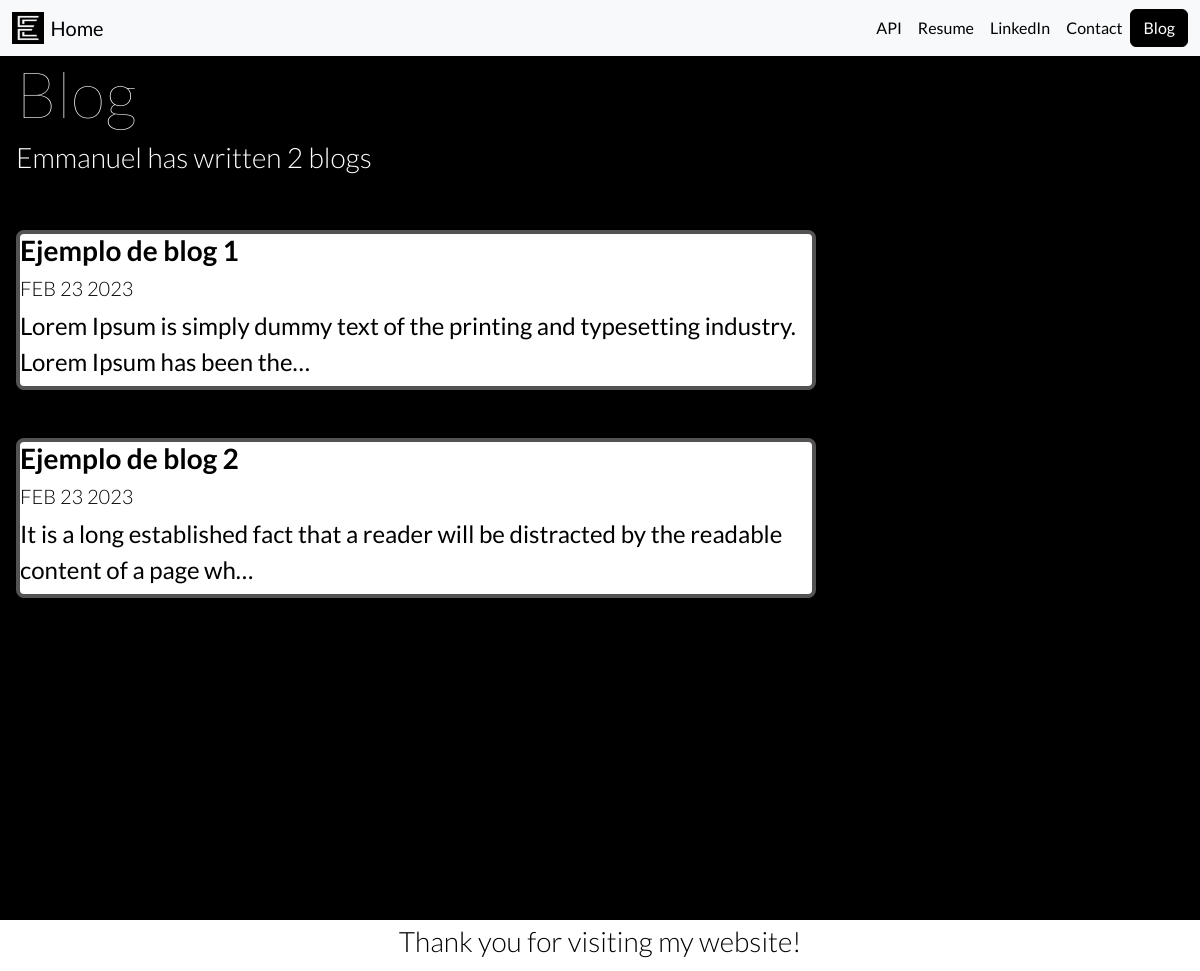
The page /blog/ on the database as committed earlier.
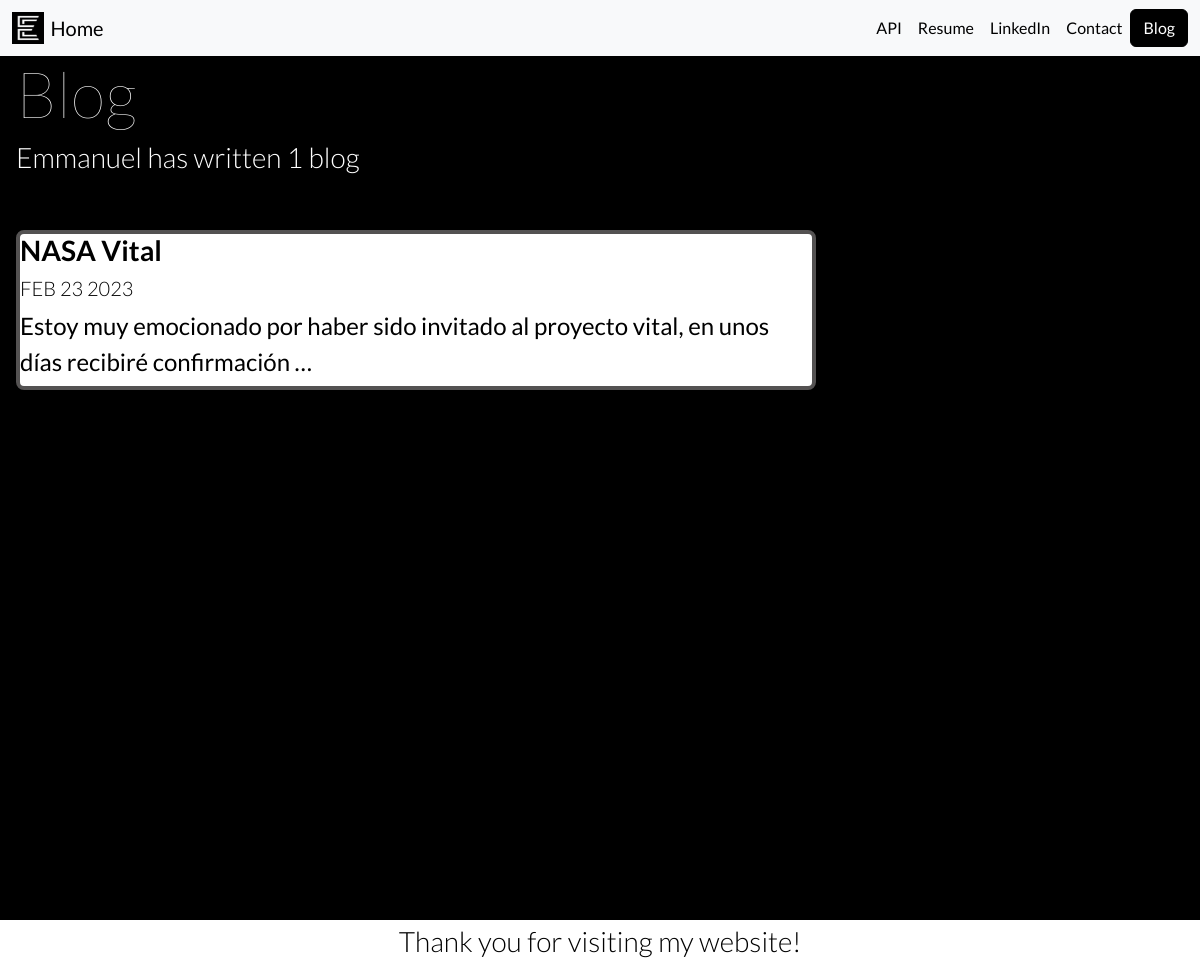
The same page on the database as committed later.
### blog/models.py (models this page shows, shortened)
class Blog(models.Model):
    title = models.CharField(max_length=100)
    description = models.TextField()
    dateBlog = models.DateField()

### blog/views.py (the view)
# urls.py: path('', views.all_blogs, name='all_blogs'),
def all_blogs(request):
    blogs = Blog.objects.order_by('-dateBlog')[:5]
    return render(request, 'blog/all_blogs.html', {'blogs': blogs})

### blog/templates/blog/all_blogs.html
{% extends 'portfolio/base.html' %}
{% block content %}
<div style="margin-left:1rem">
    <div style="padding-bottom:3rem">
        <h1>Blog</h1>
        <h3>Emmanuel has written {{ blogs.count }} blog{{ blogs.count|pluralize }}</h2>
    </div>
    {% for blog in blogs %}
        <div class="boxBlog" style="margin-bottom:3rem">
            <a href="{% url 'blog:detail' blog.id %}" style="text-decoration:none;"><h3 style="color:black; font-weight:bold;">{{ blog.title }}</h3></a>
            <h5 style="color:black">{{ blog.dateBlog|date:'M d Y'|upper }}</h5>
            <p>{{ blog.description|striptags|truncatechars:100 }}<p>
        </div>
    {% endfor %}
</div>
{% endblock %}

Rows that differ between the two databases and show on the page:
removed Blog: title "Ejemplo de blog 2", dateBlog "FEB 23 2023", description "It is a long established fact that a reader will be distracted by the readable content of a page wh…"
changed Blog: title "Ejemplo de blog 1" → "NASA Vital"; description "Lorem Ipsum is simply dummy text of the printing and typesetting industry. Lorem Ipsum has been the…" → "Estoy muy emocionado por haber sido invitado al proyecto vital, en unos días recibiré confirmación …"
Other text that changed with them:
{{ blogs.count }}: "2" → "1"
